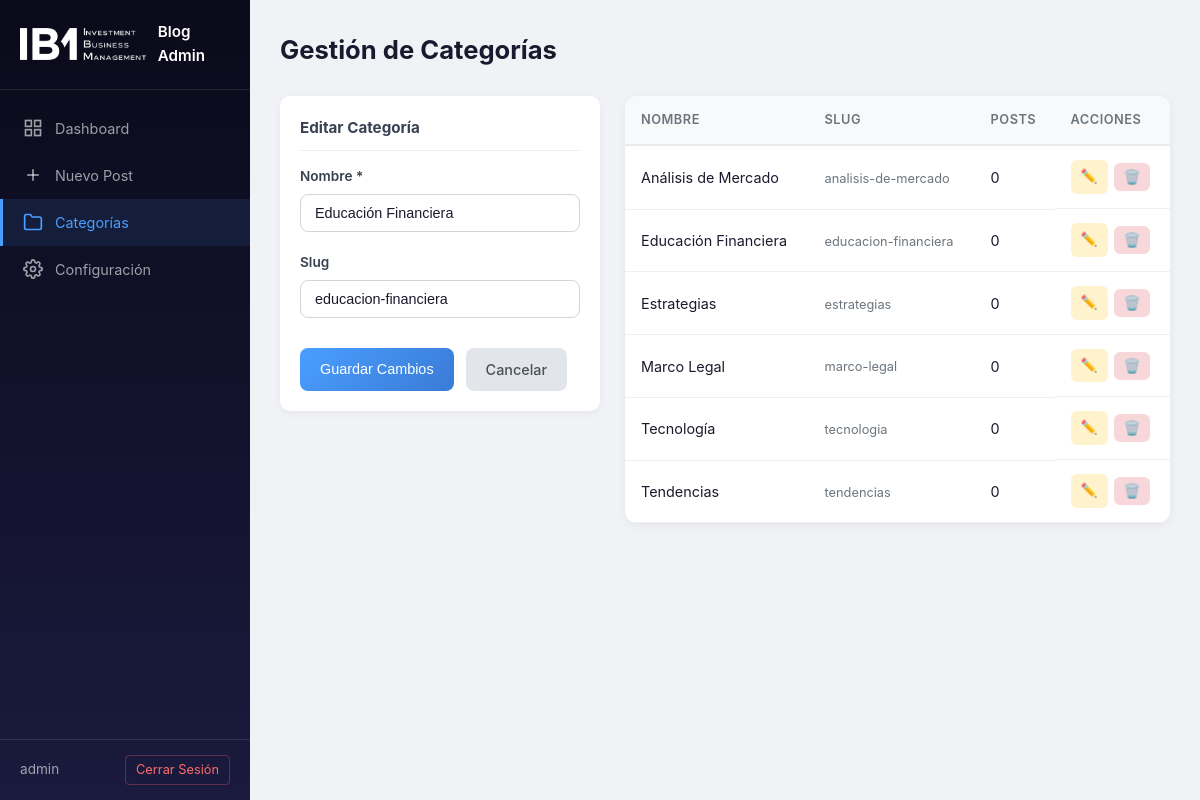
Page /admin/categories.php?edit=1 (signed in) on the committed database.
### tables this page shows
CREATE TABLE IF NOT EXISTS blog_categories (
    id INT AUTO_INCREMENT PRIMARY KEY,
    name VARCHAR(100) NOT NULL,
    slug VARCHAR(120) NOT NULL UNIQUE,
    created_at TIMESTAMP DEFAULT CURRENT_TIMESTAMP
);

### admin/categories.php (the view, shortened to what this page needs)
<?php
$db = getDB();
$editMode = false;
$editCat = null;
if (isset($_GET['edit'])) {
    $editId = (int) $_GET['edit'];
    $stmt = $db->prepare("SELECT * FROM blog_categories WHERE id = ?");
    $stmt->execute([$editId]);
    $editCat = $stmt->fetch();
    if ($editCat) $editMode = true;
}
$categories = $db->query("
    SELECT c.*, COUNT(p.id) as post_count
    FROM blog_categories c
    LEFT JOIN blog_posts p ON p.category_id = c.id
    GROUP BY c.id
    ORDER BY c.name
")->fetchAll();
?>
<!DOCTYPE html>
<html lang="es">
<head>
    <link rel="stylesheet" href="css/admin.css">
</head>
<body>
    <div class="admin-layout">
        <aside class="admin-sidebar">
            <div class="sidebar-header">
                <img src="../img/logo.png" alt="IBM FINTECH" class="sidebar-logo">
                <span>Blog Admin</span>
            </div>
            <nav class="sidebar-nav">
                <a href="index.php" class="nav-item">
                    <svg width="20" height="20" viewBox="0 0 24 24" fill="none" stroke="currentColor" stroke-width="2">
                        <rect x="3" y="3" width="7" height="7"/><rect x="14" y="3" width="7" height="7"/>
                        <rect x="3" y="14" width="7" height="7"/><rect x="14" y="14" width="7" height="7"/>
                    </svg>
                    Dashboard
                </a>
                <a href="create.php" class="nav-item">
                    <svg width="20" height="20" viewBox="0 0 24 24" fill="none" stroke="currentColor" stroke-width="2">
                        <line x1="12" y1="5" x2="12" y2="19"/><line x1="5" y1="12" x2="19" y2="12"/>
                    </svg>
                    Nuevo Post
                </a>
                <a href="categories.php" class="nav-item active">
                    <svg width="20" height="20" viewBox="0 0 24 24" fill="none" stroke="currentColor" stroke-width="2">
                        <path d="M22 19a2 2 0 01-2 2H4a2 2 0 01-2-2V5a2 2 0 012-2h5l2 3h9a2 2 0 012 2z"/>
                    </svg>
                    Categorías
                </a>
                <a href="settings.php" class="nav-item">
                    Configuración
                </a>
            </nav>
            <div class="sidebar-footer">
                <span class="admin-user"><?= htmlspecialchars($_SESSION['admin_user']) ?></span>
                <a href="logout.php" class="btn-logout">Cerrar Sesión</a>
            </div>
        </aside>
        <main class="admin-main">
            <div class="admin-header">
                <h1>Gestión de Categorías</h1>
            </div>
            <div class="categories-layout">
                <div class="form-card category-form-card">
                    <h3><?= $editMode ? 'Editar Categoría' : 'Nueva Categoría' ?></h3>
                    <form method="POST">
                        <div class="form-group">
                            <label for="name">Nombre *</label>
                            <input type="text" id="name" name="name" required
                                   value="<?= htmlspecialchars($editMode ? $editCat['name'] : ($_POST['name'] ?? '')) ?>"
                                   oninput="generateCatSlug(this.value)">
                        </div>
                        <div class="form-group">
                            <label for="slug">Slug</label>
                            <input type="text" id="slug" name="slug"
                                   value="<?= htmlspecialchars($editMode ? $editCat['slug'] : ($_POST['slug'] ?? '')) ?>"
                                   placeholder="se-genera-automaticamente">
                        </div>
                        <div class="form-actions" style="border:none; padding-top:10px; margin-top:0;">
                            <button type="submit" class="btn btn-primary"><?= $editMode ? 'Guardar Cambios' : 'Crear Categoría' ?></button>
                            <?php if ($editMode): ?>
                                <a href="categories.php" class="btn btn-secondary">Cancelar</a>
                            <?php endif; ?>
                        </div>
                    </form>
                </div>
                <div class="posts-table-wrapper">
                    <table class="posts-table">
                        <thead>
                            <tr>
                                <th>Nombre</th>
                                <th>Slug</th>
                                <th>Posts</th>
                                <th>Acciones</th>
                            </tr>
                        </thead>
                        <tbody>
                            <?php if (empty($categories)): ?>
                                <tr>
                                    <td colspan="4" class="empty-state">No hay categorías creadas.</td>
                                </tr>
                            <?php else: ?>
                                <?php foreach ($categories as $cat): ?>
                                <tr>
                                    <td><?= htmlspecialchars($cat['name']) ?></td>
                                    <td><small class="slug-text"><?= htmlspecialchars($cat['slug']) ?></small></td>
                                    <td><?= $cat['post_count'] ?></td>
                                    <td class="col-actions">
                                        <a href="categories.php?edit=<?= $cat['id'] ?>" class="btn btn-sm btn-edit" title="Editar">✏️</a>
                                        <?php if ($cat['post_count'] == 0): ?>
                                        <form method="POST" class="inline-form" onsubmit="return confirm('¿Eliminar esta categoría?');">
                                            <button type="submit" class="btn btn-sm btn-delete" title="Eliminar">🗑️</button>
                                        </form>
                                        <?php else: ?>
                                        <span class="btn btn-sm" style="opacity:0.3; cursor:not-allowed;" title="Tiene posts asociados">🗑️</span>
                                        <?php endif; ?>
                                    </td>
                                </tr>
                                <?php endforeach; ?>
                            <?php endif; ?>
                        </tbody>
                    </table>
                </div>
            </div>
        </main>
    </div>
</body>
</html>

### admin/css/admin.css (style rules this page uses)
*, *::before, *::after { box-sizing: border-box; margin: 0; padding: 0; }
body { font-family: -apple-system, BlinkMacSystemFont, 'Segoe UI', Roboto, 'Helvetica Neue', Arial, sans-serif; background: #f0f2f5; color: #1a1a2e; line-height: 1.6; }
.admin-layout { display: flex; min-height: 100vh; }
.admin-sidebar { width: 250px; background: linear-gradient(180deg, #0a0a1a 0%, #1a1a3e 100%); color: #fff; display: flex; flex-direction: column; position: fixed; top: 0; left: 0; height: 100vh; z-index: 100; }
.sidebar-header { padding: 20px; border-bottom: 1px solid rgba(255, 255, 255, 0.1); display: flex; align-items: center; gap: 12px; }
.sidebar-logo { height: 32px; }
.sidebar-header span { font-weight: 600; font-size: 0.95rem; }
.sidebar-nav { flex: 1; padding: 15px 0; }
.nav-item { display: flex; align-items: center; gap: 12px; padding: 12px 20px; color: rgba(255, 255, 255, 0.6); text-decoration: none; font-size: 0.9rem; transition: all 0.2s; border-left: 3px solid transparent; }
.nav-item.active { color: #4a9eff; background: rgba(74, 158, 255, 0.1); border-left-color: #4a9eff; }
.sidebar-footer { padding: 15px 20px; border-top: 1px solid rgba(255, 255, 255, 0.1); display: flex; align-items: center; justify-content: space-between; }
.admin-user { font-size: 0.85rem; color: rgba(255, 255, 255, 0.6); }
.btn-logout { color: #ff6b6b; text-decoration: none; font-size: 0.8rem; padding: 4px 10px; border: 1px solid rgba(255, 107, 107, 0.3); border-radius: 4px; transition: all 0.2s; }
.admin-main { flex: 1; margin-left: 250px; padding: 30px; }
.admin-header { display: flex; justify-content: space-between; align-items: center; margin-bottom: 25px; }
.admin-header h1 { font-size: 1.6rem; color: #1a1a2e; }
.btn { display: inline-flex; align-items: center; gap: 6px; padding: 10px 20px; border: none; border-radius: 8px; font-size: 0.9rem; font-weight: 500; cursor: pointer; text-decoration: none; transition: all 0.2s; }
.btn-primary { background: linear-gradient(135deg, #4a9eff, #3a7bd5); color: #fff; }
.btn-secondary { background: #e2e6ea; color: #495057; }
.btn-sm { padding: 6px 10px; font-size: 0.85rem; border-radius: 6px; }
.btn-edit { background: #fff3cd; }
.btn-delete { background: #f8d7da; border: none; cursor: pointer; }
.posts-table-wrapper { background: #fff; border-radius: 12px; overflow: hidden; box-shadow: 0 2px 10px rgba(0, 0, 0, 0.06); }
.posts-table { width: 100%; border-collapse: collapse; }
.posts-table th { background: #f8f9fa; padding: 14px 16px; text-align: left; font-size: 0.8rem; font-weight: 600; color: #6c757d; text-transform: uppercase; letter-spacing: 0.5px; border-bottom: 2px solid #e9ecef; }
.posts-table td { padding: 14px 16px; border-bottom: 1px solid #f0f0f0; vertical-align: middle; font-size: 0.9rem; }
.slug-text { color: #6c757d; font-size: 0.8rem; }
.col-actions { white-space: nowrap; display: flex; gap: 6px; align-items: center; }
.inline-form { display: inline; }
.form-group { margin-bottom: 20px; }
.form-group label { display: block; font-size: 0.85rem; font-weight: 600; color: #374151; margin-bottom: 6px; }
.form-group input[type="text"], .form-group input[type="email"], .form-group input[type="password"], .form-group textarea, .form-group select { width: 100%; padding: 10px 14px; border: 1px solid #d1d5db; border-radius: 8px; font-size: 0.9rem; background: #fff; color: #1a1a2e; transition: border-color 0.2s, box-shadow 0.2s; }
.form-card { background: #fff; border-radius: 10px; padding: 20px; margin-bottom: 20px; box-shadow: 0 2px 8px rgba(0, 0, 0, 0.05); }
.form-card h3 { font-size: 0.95rem; color: #374151; margin-bottom: 15px; padding-bottom: 10px; border-bottom: 1px solid #f0f0f0; }
.form-actions { display: flex; gap: 12px; margin-top: 25px; padding-top: 25px; border-top: 1px solid #e5e7eb; }
.categories-layout { display: grid; grid-template-columns: 320px 1fr; gap: 25px; align-items: start; }
.category-form-card { position: sticky; top: 30px; }

### rows in the picture
blog_categories: name "Educación Financiera", slug "educacion-financiera", post_count "0"
blog_categories: name "Análisis de Mercado", slug "analisis-de-mercado", post_count "0"
blog_categories: name "Estrategias", slug "estrategias", post_count "0"
blog_categories: name "Marco Legal", slug "marco-legal", post_count "0"
blog_categories: name "Tecnología", slug "tecnologia", post_count "0"
blog_categories: name "Tendencias", slug "tendencias", post_count "0"

### other values in the picture
$_SESSION['admin_user'] "admin"
